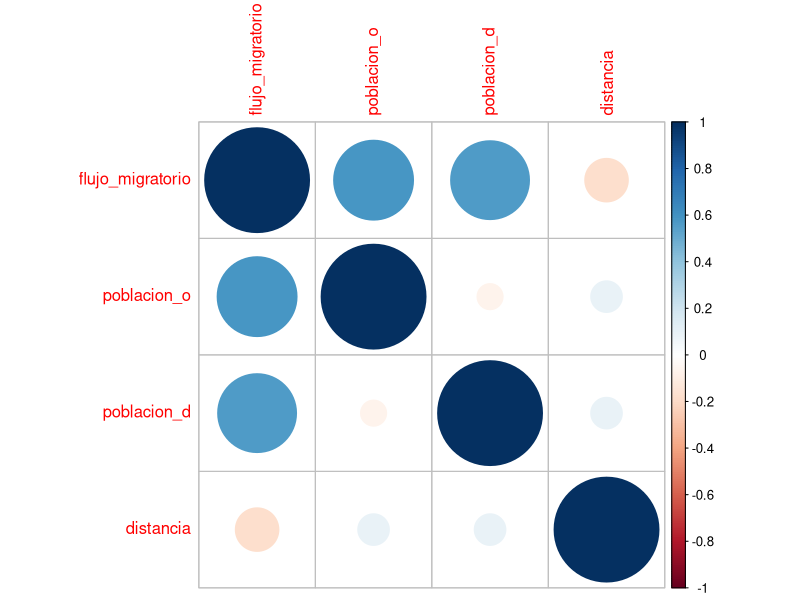
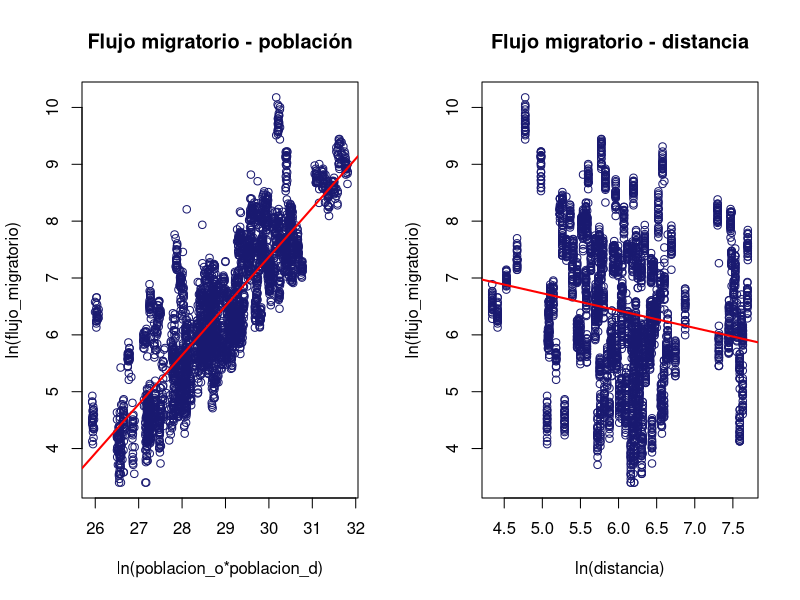

These charts were generated, in order, by the following R code:
## ---- chunk 1

setwd("C:/Users/Usuario/Desktop/tfg")


#Importar datos 

library(readxl)
datos <- read_excel("DATOS_FINAL_JUNTOS.xlsx")
View(datos)

## Analisis exploratorio de los datos
#Descriptiva

summary(datos)
dim(datos)
sum(is.na(datos))
muestra<-head(datos)

#Correlacion

correlacion<- cor(log(datos[,c("flujo_migratorio","poblacion_o","poblacion_d","distancia")]))
correlacion


library(corrplot)
corrplot(correlacion)

#Scatter plots

#Poblacion y flujo migratorio

par(mfrow=c(1,2))
plot(log(datos$poblacion_o * datos$poblacion_d), log(datos$flujo_migratorio), main="Flujo migratorio - población", xlab="ln(poblacion_o*poblacion_d)", ylab="ln(flujo_migratorio)", pch=1, col="midnightblue")

abline(lm(log(datos$flujo_migratorio)~ log(datos$poblacion_o * datos$poblacion_d)), col="red", lwd=2)


plot(log(datos$distancia), log(datos$flujo_migratorio), main="Flujo migratorio - distancia", xlab="ln(distancia)", ylab="ln(flujo_migratorio)", pch=1, col="midnightblue")

abline(lm(log(datos$flujo_migratorio)~ log(datos$distancia)), col="red", lwd=2)

